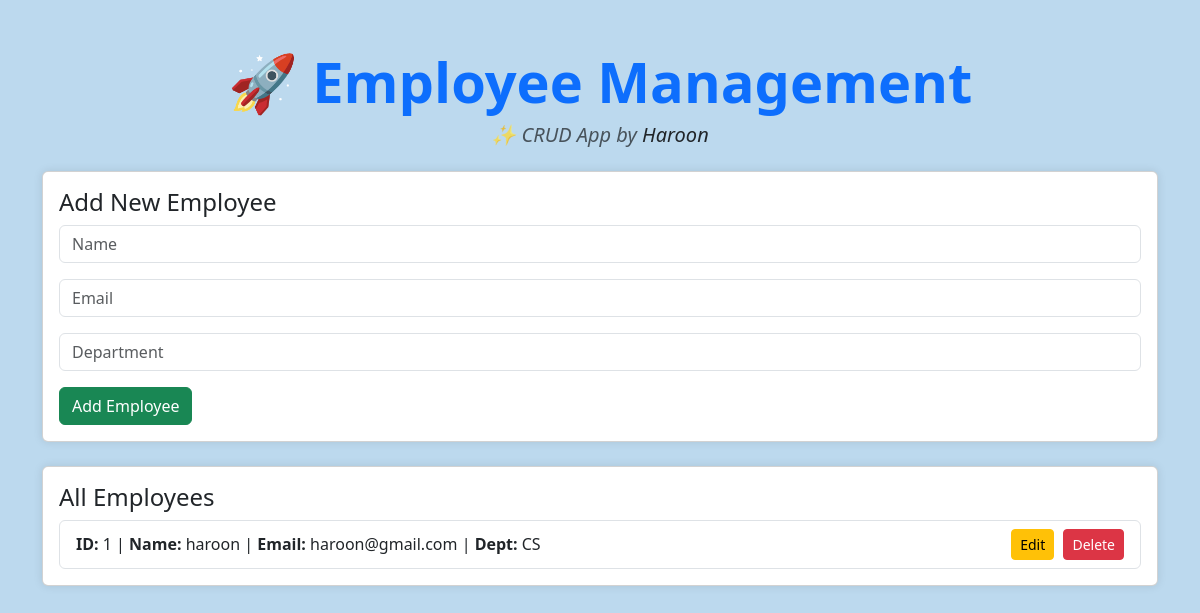
The app's page /, older data.
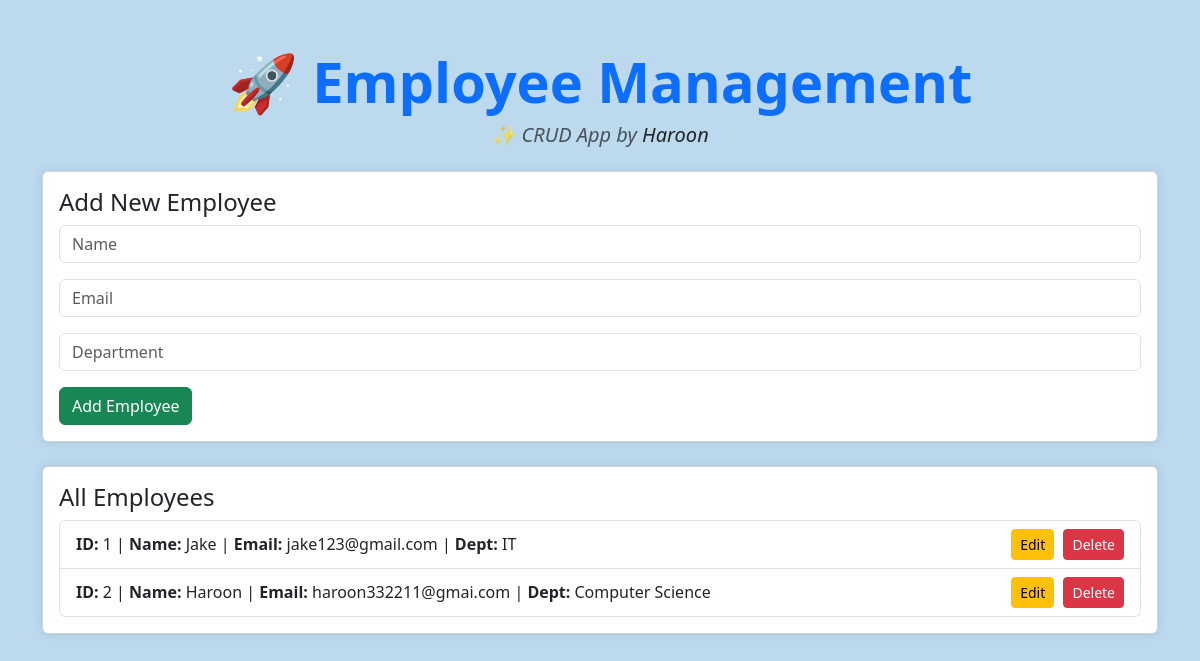
The same page, newer data.
### models.py (models this page shows, shortened)
class Employee(db.Model):
    id=db.Column(db.Integer,primary_key=True)
    name=db.Column(db.String(60),nullable=False)
    email=db.Column(db.String(60),nullable=False,unique=True)
    department=db.Column(db.String(60),nullable=False)

### app.py (the view, shortened to what this page needs)
@app.route('/',methods=['GET','POST'])
def home():
    employees = Employee.query.all()
    return render_template('index.html',employees=employees)

### templates/index.html (shortened to what this page needs)
<!DOCTYPE html>
<html>
<head>
    <link href="https://cdn.jsdelivr.net/npm/bootstrap@5.3.3/dist/css/bootstrap.min.css" rel="stylesheet">
</head>
<body>
    <div class="container mt-5">
       <h1 class="text-center mb-2 fw-bold text-primary display-4">🚀 Employee Management</h1>
<h5 class="text-center text-muted mb-4 fst-italic">✨ CRUD App by <span class="text-dark">Haroon</span></h5>
        <div class="card mb-4">
            <div class="card-body">
                {% if edit_emp %}
                    <h4 class="card-title">Update Employee</h4>
                    <form method="POST" action="/edit/{{ edit_emp.id }}">
                        <div class="mb-3">
                            <input type="text" class="form-control" name="name" value="{{ edit_emp.name }}" required>
                        </div>
                        <div class="mb-3">
                            <input type="email" class="form-control" name="email" value="{{ edit_emp.email }}" required>
                        </div>
                        <div class="mb-3">
                            <input type="text" class="form-control" name="department" value="{{ edit_emp.department }}" required>
                        </div>
                        <button type="submit" class="btn btn-primary btn-space">Update</button>
                        <a href="/" class="btn btn-secondary">Cancel</a>
                    </form>
                {% else %}
                    <h4 class="card-title">Add New Employee</h4>
                    <form method="POST" action="/">
                        <div class="mb-3">
                            <input type="text" class="form-control" name="name" placeholder="Name" required>
                        </div>
                        <div class="mb-3">
                            <input type="email" class="form-control" name="email" placeholder="Email" required>
                        </div>
                        <div class="mb-3">
                            <input type="text" class="form-control" name="department" placeholder="Department" required>
                        </div>
                        <button type="submit" class="btn btn-success">Add Employee</button>
                    </form>
                {% endif %}
            </div>
        </div>
        <div class="card">
            <div class="card-body">
                <h4 class="card-title">All Employees</h4>
                {% if employees %}
                    <ul class="list-group">
                        {% for emp in employees %}
                            <li class="list-group-item d-flex justify-content-between align-items-center">
                                <div>
                                    <strong>ID:</strong> {{ emp.id }} |
                                    <strong>Name:</strong> {{ emp.name }} |
                                    <strong>Email:</strong> {{ emp.email }} |
                                    <strong>Dept:</strong> {{ emp.department }}
                                </div>
                                <div>
                                    <a href="/edit/{{ emp.id }}" class="btn btn-sm btn-warning btn-space">Edit</a>
                                    <a href="/delete/{{ emp.id }}" class="btn btn-sm btn-danger" onclick="return confirm('Are you sure?')">Delete</a>
                                </div>
                            </li>
                        {% endfor %}
                    </ul>
                {% else %}
                    <p class="text-muted">No employees found.</p>
                {% endif %}
            </div>
        </div>
    </div>
</body>
</html>

Row changes from the older to the newer data that the page shows:
changed Employee id 1: name "haroon" → "Jake"; email "haroon@gmail.com" → "jake123@gmail.com"; department "CS" → "IT"
added Employee: id "2", name "Haroon", email "haroon332211@gmai.com", department "Computer Science"
